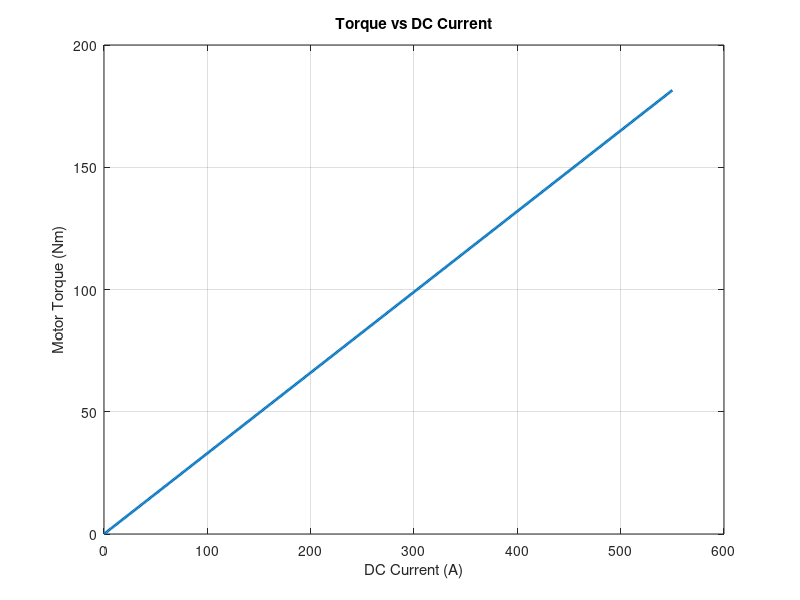
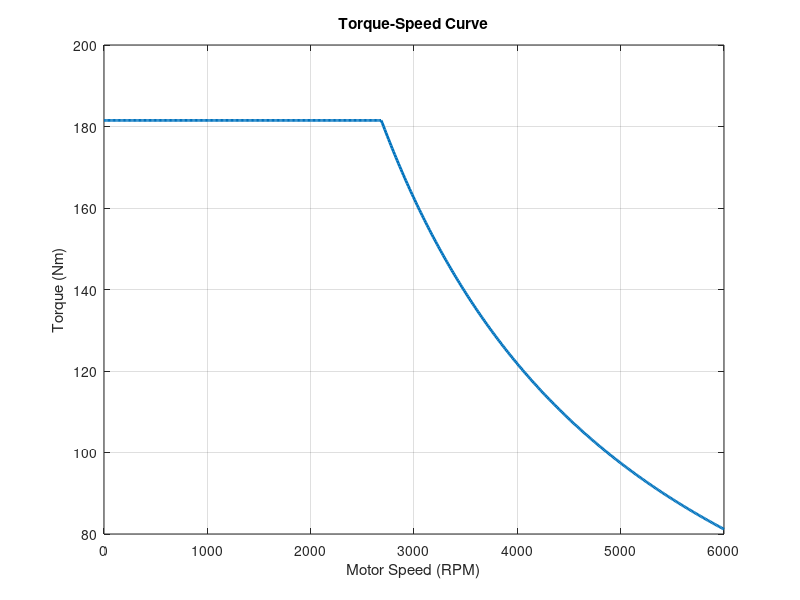
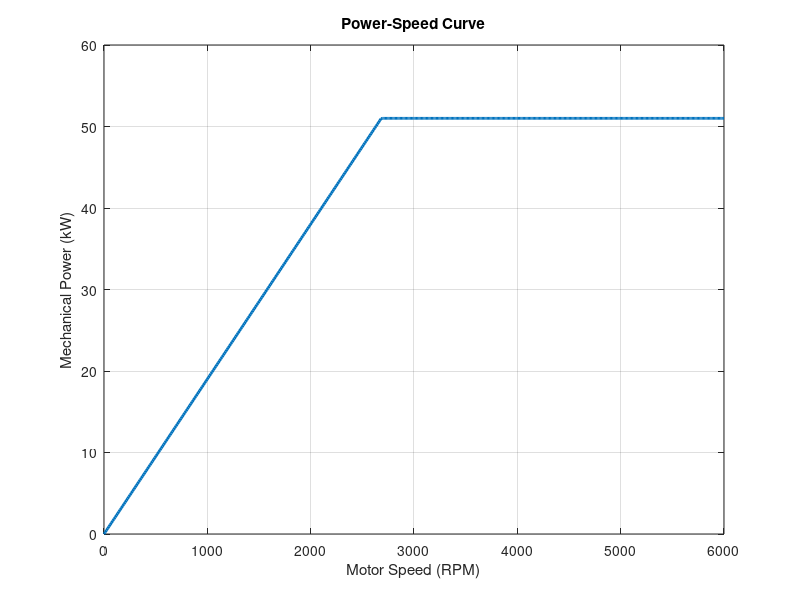
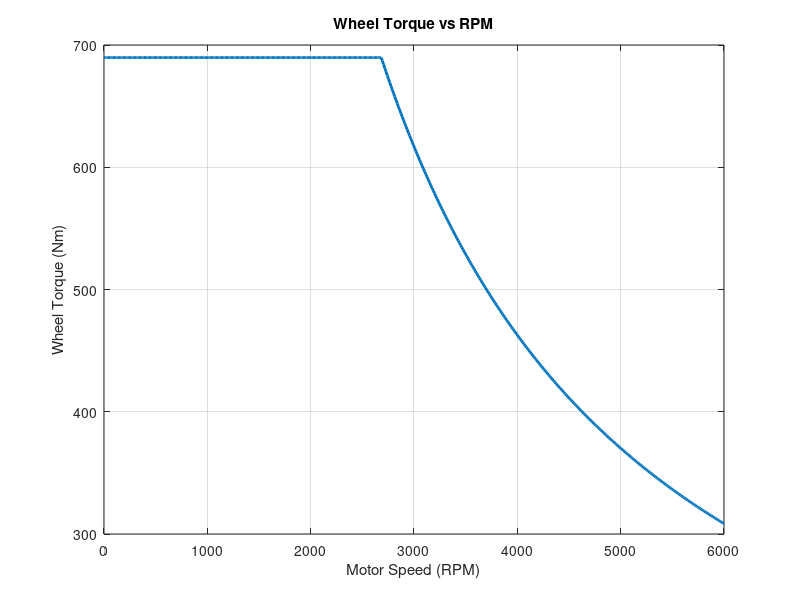

These charts were generated, in order, by the following MATLAB code:
clc
clear
close all

%% ==============================
% ACCUMULATOR PARAMETERS
% ==============================

Ns = 28;                 % cells in series
Np = 22;                 % cells in parallel

V_cell_nom = 3.6;        % V
V_cell_max = 4.2;        % V
Cap_cell = 3.0;          % Ah

Vdc_nom = Ns * V_cell_nom;
Vdc_max = Ns * V_cell_max;

Cap_pack = Np * Cap_cell;
Energy_pack_kWh = (Vdc_nom * Cap_pack)/1000;

fprintf("Accumulator nominal voltage: %.1f V\n",Vdc_nom)
fprintf("Accumulator max voltage: %.1f V\n",Vdc_max)
fprintf("Accumulator capacity: %.1f Ah\n",Cap_pack)
fprintf("Accumulator energy: %.2f kWh\n\n",Energy_pack_kWh)

%% ==============================
% SEVCON GEN4 SIZE 6 LIMITS
% ==============================

Idc_cont = 210;      % A RMS
Idc_peak = 550;      % A RMS

%% ==============================
% MOTOR PARAMETERS (ME1616)
% ==============================

Kt = 0.22;           % Nm/A
Ke = 0.026;          % V/RPM

rpm_max = 6000;

eff_motor = 0.92;

%% ==============================
% INVERTER APPROXIMATION
% ==============================

modulation_index = 0.9;

V_phase = modulation_index * Vdc_nom / 2;

%% ==============================
% SPEED LIMIT FROM BACK EMF
% ==============================

rpm_voltage_limit = V_phase / Ke;

fprintf("Voltage limited speed: %.0f RPM\n\n",rpm_voltage_limit)

%% ==============================
% CURRENT RANGE
% ==============================

Idc = linspace(0,Idc_peak,500);

% approximate DC → phase relationship
I_phase = 1.5 .* Idc;

%% ==============================
% TORQUE
% ==============================

Torque = Kt .* I_phase;

%% ==============================
% SPEED RANGE
% ==============================

rpm = linspace(0,rpm_max,500);
omega = rpm .* 2 .* pi ./ 60;

%% ==============================
% CONSTANT TORQUE REGION
% ==============================

T_peak = max(Torque);

Torque_curve = T_peak .* ones(size(rpm));

%% ==============================
% CONSTANT POWER REGION
% ==============================

P_elec_peak = Vdc_nom * Idc_peak;

P_mech_peak = eff_motor * P_elec_peak;

Torque_power_limit = P_mech_peak ./ omega;

Torque_power_limit(1) = T_peak;

Torque_final = min(Torque_curve, Torque_power_limit);

Power_mech = Torque_final .* omega;

%% ==============================
% PLOTS
% ==============================

figure
plot(Idc,Torque,'LineWidth',2)
grid on
xlabel("DC Current (A)")
ylabel("Motor Torque (Nm)")
title("Torque vs DC Current")

figure
plot(rpm,Torque_final,'LineWidth',2)
grid on
xlabel("Motor Speed (RPM)")
ylabel("Torque (Nm)")
title("Torque-Speed Curve")

figure
plot(rpm,Power_mech/1000,'LineWidth',2)
grid on
xlabel("Motor Speed (RPM)")
ylabel("Mechanical Power (kW)")
title("Power-Speed Curve")

%% ==============================
% WHEEL TORQUE (OPTIONAL)
% ==============================

gear_ratio = 4;
drivetrain_eff = 0.95;

Wheel_Torque = Torque_final .* gear_ratio .* drivetrain_eff;

figure
plot(rpm,Wheel_Torque,'LineWidth',2)
grid on
xlabel("Motor Speed (RPM)")
ylabel("Wheel Torque (Nm)")
title("Wheel Torque vs RPM")
